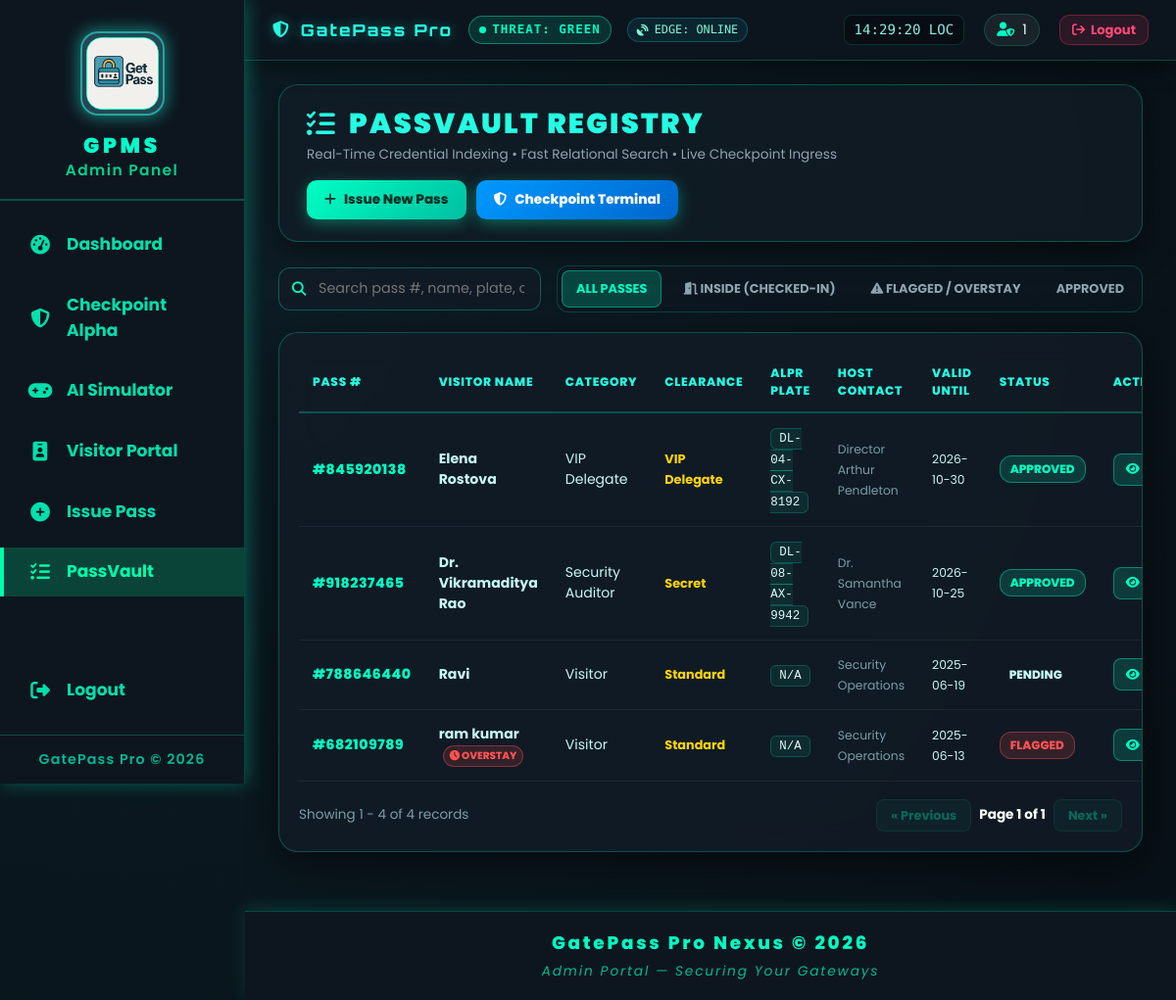
Screenshot of /manage-passes.php (signed in) with the database file from the repository.
### tables this page shows
CREATE TABLE `passes` (
  `id` int(11) NOT NULL AUTO_INCREMENT,
  `pass_number` varchar(255) DEFAULT NULL,
  `full_name` varchar(255) DEFAULT NULL,
  `contact_number` bigint(20) DEFAULT NULL,
  `email` varchar(255) DEFAULT NULL,
  `identity_type` varchar(200) DEFAULT NULL,
  `identity_card_no` varchar(255) DEFAULT NULL,
  `category` varchar(255) DEFAULT NULL,
  `from_date` date DEFAULT NULL,
  `to_date` date DEFAULT NULL,
  `reason` mediumtext DEFAULT NULL,
  `pass_creation_date` timestamp NULL DEFAULT current_timestamp(),
  `status` varchar(100) DEFAULT 'Pending',
  `vehicle_no` varchar(50) DEFAULT 'N/A',
  `security_clearance` varchar(50) DEFAULT 'Standard',
  `photo_url` text DEFAULT NULL,
  `hmac_hash` varchar(64) DEFAULT NULL,
  `checkin_time` datetime DEFAULT NULL,
  `checkout_time` datetime DEFAULT NULL,
  `overstay_alert` tinyint(1) DEFAULT 0,
  `host_name` varchar(255) DEFAULT 'Security Operations',
  `host_department` varchar(255) DEFAULT 'General',
  `nda_signed` tinyint(1) DEFAULT 0,
  `nda_signature_data` mediumtext DEFAULT NULL,
  PRIMARY KEY (`id`)
);

### manage-passes.php (the view, shortened to what this page needs)
<?php
include('db.php');
$active_page = 'manage-passes.php';
include 'includes/header.php';
include 'includes/sidebar.php';
?>
<div class="vault-header">
        <div class="vault-title-box">
            <h1><i class="fas fa-tasks text-cyan"></i> PASSVAULT REGISTRY</h1>
            <p>Real-Time Credential Indexing • Fast Relational Search • Live Checkpoint Ingress</p>
        </div>
        <div class="vault-actions-top">
            <a href="add-pass.php" class="btn-top-action"><i class="fas fa-plus"></i> Issue New Pass</a>
            <a href="checkpoint-terminal.php" class="btn-top-action" style="background:linear-gradient(135deg, #0099ff, #0066cc); color:#fff;"><i class="fas fa-shield-alt"></i> Checkpoint Terminal</a>
        </div>
    </div>
    <div class="toolbar-bar">
        <div class="search-wrap">
            <i class="fas fa-search"></i>
            <input type="text" id="passSearch" class="search-input" placeholder="Search pass #, name, plate, or host..." onkeyup="filterRows()">
        </div>
        <div class="filter-tabs">
            <button class="tab-btn active" onclick="setFilter('ALL')">ALL PASSES</button>
            <button class="tab-btn" onclick="setFilter('Checked-In')"><i class="fas fa-door-open"></i> INSIDE (CHECKED-IN)</button>
            <button class="tab-btn" onclick="setFilter('Flagged')"><i class="fas fa-exclamation-triangle text-red"></i> FLAGGED / OVERSTAY</button>
            <button class="tab-btn" onclick="setFilter('Approved')">APPROVED</button>
        </div>
    </div>
    <div class="card-table-wrap">
        <table class="data-table" id="vaultTable">
            <thead>
                <tr>
                    <th>PASS #</th>
                    <th>VISITOR NAME</th>
                    <th>CATEGORY</th>
                    <th>CLEARANCE</th>
                    <th>ALPR PLATE</th>
                    <th>HOST CONTACT</th>
                    <th>VALID UNTIL</th>
                    <th>STATUS</th>
                    <th>ACTIONS</th>
                </tr>
            </thead>
            <tbody id="tableBody">
                <?php
                $passesQuery = mysqli_query($conn, "SELECT * FROM passes ORDER BY id DESC");
                while ($p = mysqli_fetch_assoc($passesQuery)):
                    $st = $p['status'] ?: 'Approved';
                    $isOverstay = ($p['overstay_alert'] == 1);
                ?>
                <tr data-status="<?php echo htmlspecialchars($st); ?>" data-search="<?php echo htmlspecialchars(strtolower($p['pass_number'] . ' ' . $p['full_name'] . ' ' . ($p['vehicle_no'] ?? '') . ' ' . ($p['host_name'] ?? '') . ' ' . $p['category'])); ?>">
                    <td>
                        <a href="view-pass-detail.php?id=<?php echo $p['id']; ?>" class="pass-num-link">
                            #<?php echo htmlspecialchars($p['pass_number']); ?>
                        </a>
                    </td>
                    <td>
                        <strong><?php echo htmlspecialchars($p['full_name']); ?></strong>
                        <?php if ($isOverstay): ?>
                            <span class="status-pill st-Flagged" style="font-size:0.65rem; padding:2px 6px; margin-left:4px;"><i class="fas fa-clock"></i> OVERSTAY</span>
                        <?php endif; ?>
                    </td>
                    <td><?php echo htmlspecialchars($p['category']); ?></td>
                    <td><span style="color:#ffd600; font-size:0.8rem; font-weight:700;"><?php echo htmlspecialchars($p['security_clearance'] ?? 'Standard'); ?></span></td>
                    <td><span class="plate-pill"><?php echo htmlspecialchars($p['vehicle_no'] ?: 'N/A'); ?></span></td>
                    <td><small style="color:#799ea8;"><?php echo htmlspecialchars($p['host_name'] ?? 'Security Operations'); ?></small></td>
                    <td><small><?php echo htmlspecialchars($p['to_date']); ?></small></td>
                    <td>
                        <span class="status-pill st-<?php echo htmlspecialchars($st); ?>">
                            <?php echo strtoupper(htmlspecialchars($st)); ?>
                        </span>
                    </td>
                    <td>
                        <div class="action-cell">
                            <a href="view-pass-detail.php?id=<?php echo $p['id']; ?>" class="btn-table-action btn-action-view" title="View Dossier & QR Badge">
                                <i class="fas fa-eye"></i> View
                            </a>
                        </div>
                    </td>
                </tr>
                <?php endwhile; ?>
            </tbody>
        </table>
        <div class="pagination-bar">
            <span id="pageInfo">Showing records...</span>
            <div class="pagination-controls">
                <button class="btn-page" id="btnPrev" onclick="changePage(-1)">&laquo; Previous</button>
                <span id="pageIndicator" style="font-weight:700; color:#fff;">Page 1</span>
                <button class="btn-page" id="btnNext" onclick="changePage(1)">Next &raquo;</button>
            </div>
        </div>
    </div>
</div>
<?php include 'includes/footer.php'; ?>

### includes/header.php (shortened to what this page needs)
<!DOCTYPE html>
<html lang="en">
<head>
    <link href="https://cdn.jsdelivr.net/npm/bootstrap@5.3.0/dist/css/bootstrap.min.css" rel="stylesheet">
    <link rel="stylesheet" href="https://cdnjs.cloudflare.com/ajax/libs/font-awesome/6.4.2/css/all.min.css">
</head>
<body>
    <div class="navbar-custom">
        <div class="navbar-brand-section">
            <span class="navbar-title">
                <i class="fa-solid fa-shield-halved"></i> GatePass Pro
            </span>
            <span class="threat-pill threat-<?php echo strtolower($threat_level ?? 'green'); ?>">
                <span class="status-dot"></span> THREAT: <?php echo htmlspecialchars($threat_level ?? 'GREEN'); ?>
            </span>
            <span class="edge-status-pill">
                <i class="fa-solid fa-satellite-dish"></i> EDGE: ONLINE
            </span>
        </div>
        <div class="navbar-user-section">
            <span class="clock-display" id="globalClock">--:--:--</span>
            <div class="admin-badge">
                <i class="fa-solid fa-user-shield"></i>
                <span><?php echo htmlspecialchars($_SESSION['admin_id'] ?? 'COMMANDER'); ?></span>
            </div>
            <form action="logout.php" method="post" style="display:inline; margin:0;">
                <button type="submit" class="btn-top-logout" title="Sign out of console">
                    <i class="fa-solid fa-arrow-right-from-bracket"></i> Logout
                </button>
            </form>
        </div>
    </div>

### includes/sidebar.php (shortened to what this page needs)
<aside class="sidebar" role="navigation" aria-label="Main admin panel navigation menu">
  <div class="sidebar-header" tabindex="0" aria-label="GatePass Pro admin panel branding">
    <span class="sidebar-logo-wrap" id="sidebarLogoWrap" title="GatePass Pro Logo">
      <img src="logo.jpg" alt="GatePass Pro Logo" class="sidebar-logo" id="sidebarLogo">
    </span>
    <h3>GPMS</h3>
    <small>Admin Panel</small>
  </div>
  <ul class="nav flex-column" role="menu" aria-orientation="vertical">
    <li>
      <a class="nav-link <?php echo ($active_page === 'dashboard.php') ? 'active' : ''; ?>" href="dashboard.php" role="menuitem" title="Dashboard overview">
        <i class="fas fa-tachometer-alt" aria-hidden="true"></i><span>Dashboard</span>
      </a>
    </li>
    <li>
      <a class="nav-link <?php echo ($active_page === 'checkpoint-terminal.php') ? 'active' : ''; ?>" href="checkpoint-terminal.php" role="menuitem" title="Edge AI Checkpoint Terminal">
        <i class="fas fa-shield-alt" aria-hidden="true"></i><span>Checkpoint Alpha</span>
      </a>
    </li>
    <li>
      <a class="nav-link <?php echo ($active_page === 'gatekeeper-sim.php') ? 'active' : ''; ?>" href="gatekeeper-sim.php" role="menuitem" title="Gatekeeper AI Simulation Game">
        <i class="fas fa-gamepad" aria-hidden="true"></i><span>AI Simulator</span>
      </a>
    </li>
    <li>
      <a class="nav-link <?php echo ($active_page === 'self-register.php') ? 'active' : ''; ?>" href="self-register.php" target="_blank" role="menuitem" title="Self-Service Visitor Portal">
        <i class="fas fa-id-badge" aria-hidden="true"></i><span>Visitor Portal</span>
      </a>
    </li>
    <li>
      <a class="nav-link <?php echo ($active_page === 'add-pass.php') ? 'active' : ''; ?>" href="add-pass.php" role="menuitem" title="Add a new gate pass">
        <i class="fas fa-plus-circle" aria-hidden="true"></i><span>Issue Pass</span>
      </a>
    </li>
    <li>
      <a class="nav-link <?php echo ($active_page === 'manage-passes.php') ? 'active' : ''; ?>" href="manage-passes.php" role="menuitem" title="Manage existing passes">
        <i class="fas fa-tasks" aria-hidden="true"></i><span>PassVault</span>
      </a>
    </li>
    <li class="mt-auto">
      <a class="nav-link" href="logout.php" role="menuitem" title="Log out">
        <i class="fas fa-sign-out-alt" aria-hidden="true"></i><span>Logout</span>
      </a>
    </li>
  </ul>
  <div class="sidebar-footer" aria-hidden="true">
      GatePass Pro &copy; <?php echo date('Y'); ?>
  </div>
</aside>
<div class="main-content" tabindex="-1">

### includes/footer.php (shortened to what this page needs)
<footer id="siteFooter" aria-label="Site footer" role="contentinfo" tabindex="0">
    <div class="footer-content">
        <span class="footer-title" title="Click me 6 times for a secret!">GatePass Pro Nexus © <?php echo date("Y"); ?></span>
        <small class="footer-subtitle">Admin Portal — Securing Your Gateways</small>
    </div>
</footer>
</body>
</html>

### includes/header.php (style rules this page uses)
:root { --primary-neon: #00ffc3; --secondary-neon: #24ffe3; --accent-cyan: #00e5ff; --alert-red: #ff3366; --amber-warn: #ffaa00; --bg-dark: #0b151c; --panel-bg: rgba(18, 28, 38, 0.85); --border-glow: rgba(0, 255, 195, 0.28); }
* { box-sizing: border-box; }
body { margin: 0; padding: 0; background: radial-gradient(circle at 10% 20%, #0d1e27 0%, #081117 90%); color: #d7ffff; font-family: 'Poppins', sans-serif; min-height: 100vh; overflow-x: hidden; }
.navbar-custom { position: fixed; left: 250px; right: 0; top: 0; height: 62px; z-index: 1050; background: rgba(13, 22, 30, 0.94); backdrop-filter: blur(16px); border-bottom: 1px solid rgba(0, 255, 195, 0.22); box-shadow: 0 4px 24px rgba(0,0,0,0.55); padding: 0 28px; display: flex; align-items: center; justify-content: space-between; transition: left 0.3s ease; }
.navbar-brand-section { display: flex; align-items: center; gap: 16px; }
.navbar-title { color: #24ffe3; font-family: 'Orbitron', monospace; font-weight: 800; font-size: 1.05rem; letter-spacing: 0.12em; display: flex; align-items: center; gap: 10px; text-shadow: 0 0 14px rgba(36, 255, 227, 0.4); }
.threat-pill { display: inline-flex; align-items: center; gap: 6px; font-family: 'Share Tech Mono', monospace; font-size: 0.78rem; font-weight: 700; padding: 4px 10px; border-radius: 20px; letter-spacing: 0.08em; text-transform: uppercase; }
.threat-pill.threat-green { background: rgba(0, 255, 195, 0.12); color: #00ffc3; border: 1px solid rgba(0, 255, 195, 0.4); }
.status-dot { width: 7px; height: 7px; border-radius: 50%; background: currentColor; display: inline-block; }
.edge-status-pill { font-family: 'Share Tech Mono', monospace; font-size: 0.74rem; color: #7ef8da; background: rgba(0, 229, 255, 0.08); border: 1px solid rgba(0, 229, 255, 0.25); padding: 3px 9px; border-radius: 12px; display: inline-flex; align-items: center; gap: 6px; }
.navbar-user-section { display: flex; align-items: center; gap: 20px; }
.clock-display { font-family: 'Share Tech Mono', monospace; font-size: 0.88rem; color: #8beee4; background: rgba(0,0,0,0.3); padding: 4px 10px; border-radius: 8px; border: 1px solid rgba(0, 255, 195, 0.15); }
.admin-badge { display: flex; align-items: center; gap: 8px; font-size: 0.9rem; color: #e0ffff; background: rgba(255, 255, 255, 0.06); padding: 5px 12px; border-radius: 20px; border: 1px solid rgba(0, 255, 195, 0.2); }
.admin-badge i { color: #00ffc3; }
.btn-top-logout { background: rgba(255, 51, 102, 0.12); color: #ff4778; border: 1px solid rgba(255, 51, 102, 0.35); padding: 5px 12px; border-radius: 10px; font-weight: 700; font-size: 0.82rem; cursor: pointer; transition: all 0.2s ease; display: inline-flex; align-items: center; gap: 6px; }

### includes/footer.php (style rules this page uses)
#siteFooter { background: rgba(14, 23, 31, 0.94); backdrop-filter: blur(15px); border-top: 1.5px solid rgba(0, 255, 195, 0.22); padding: 18px 24px; text-align: center; color: #00ffc3; user-select: none; font-family: 'Poppins', sans-serif; position: relative; font-weight: 600; font-size: 0.95rem; letter-spacing: 0.12em; box-shadow: 0 -3px 16px rgba(0,255,195,0.15); margin-left: 250px; transition: margin-left 0.3s ease; z-index: 1000; }
.footer-content { display: flex; flex-direction: column; gap: 6px; align-items: center; justify-content: center; }
.footer-title { font-size: 1.15rem; font-weight: 800; cursor: pointer; letter-spacing: 0.15em; user-select: text; }
.footer-subtitle { font-size: 0.86rem; font-weight: 400; color: rgba(0, 255, 195, 0.7); font-style: italic; user-select: none; }

### rows the page displays
passes: pass_number "845920138", full_name "Elena Rostova", category "VIP Delegate", security_clearance "VIP Delegate", vehicle_no "DL-04-CX-8192", host_name "Director Arthur Pendleton", to_date "2026-10-30", status "APPROVED"
passes: pass_number "918237465", full_name "Dr. Vikramaditya Rao", category "Security Auditor", security_clearance "Secret", vehicle_no "DL-08-AX-9942", host_name "Dr. Samantha Vance", to_date "2026-10-25", status "APPROVED"
passes: pass_number "788646440", full_name "Ravi", category "Visitor", security_clearance "Standard", vehicle_no "N/A", host_name "Security Operations", to_date "2025-06-19", status "PENDING"
passes: pass_number "682109789", full_name "ram kumar", overstay_alert 1 (drawn), category "Visitor", security_clearance "Standard", vehicle_no "N/A", host_name "Security Operations", to_date "2025-06-13", status "FLAGGED"

### other values shown
$threat_level "GREEN"
$_SESSION['admin_id'] "1"
